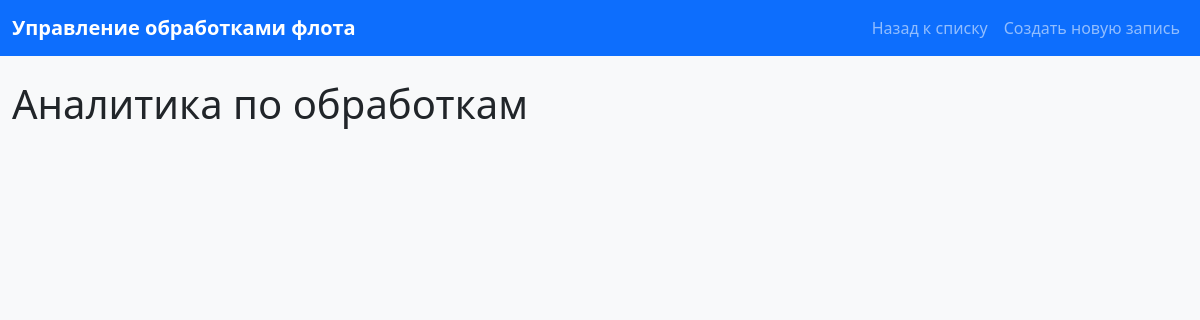
Before: /analytics with the older database file.
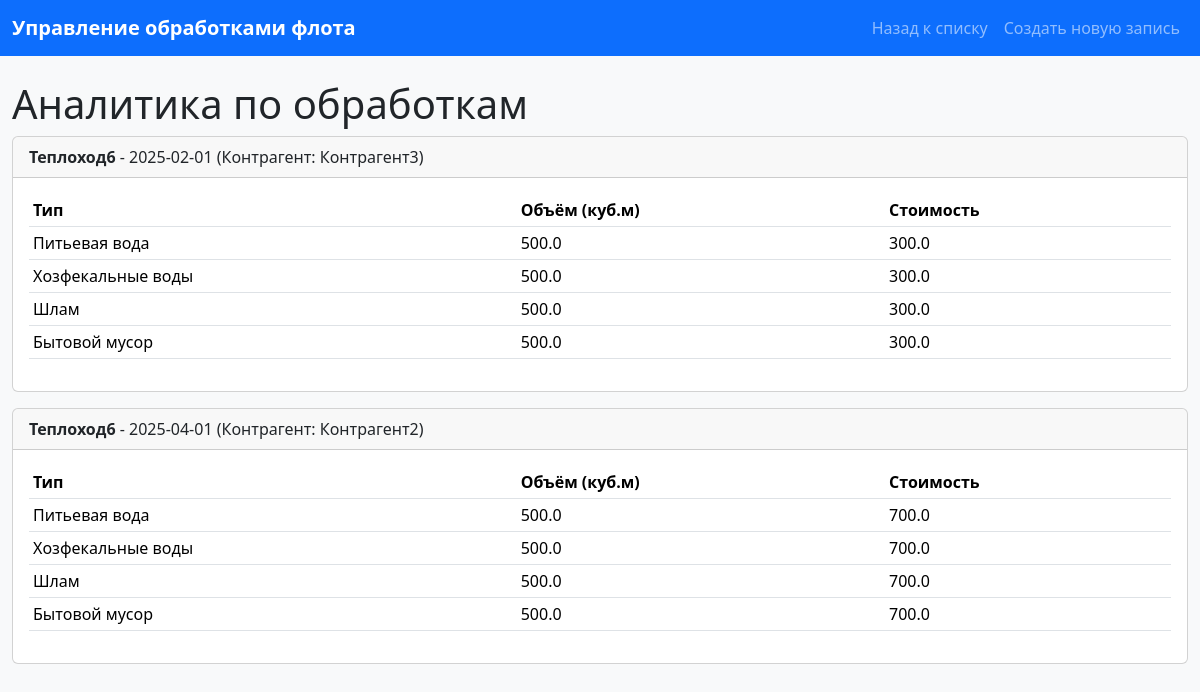
After: the same page with the newer database file.
### main.py (models this page shows)
class Operation(Base):
    __tablename__ = "operations"
    id = Column(Integer, primary_key=True, index=True)
    ship_id = Column(Integer, ForeignKey("ships.id"))
    port_id = Column(Integer, ForeignKey("ports.id"))
    contractor_id = Column(Integer, ForeignKey("contractors.id"))
    date = Column(Date)
    has_documents = Column(Boolean, default=False)
    ship = relationship("Ship")
    port = relationship("Port")
    contractor = relationship("Contractor")
    pollutants = relationship("OperationPollutant", back_populates="operation", cascade="all, delete-orphan")

class Ship(Base):
    __tablename__ = "ships"
    id = Column(Integer, primary_key=True, index=True)
    name = Column(String, unique=True, index=True)

class Contractor(Base):
    __tablename__ = "contractors"
    id = Column(Integer, primary_key=True, index=True)
    name = Column(String, unique=True, index=True)

class OperationPollutant(Base):
    __tablename__ = "operation_pollutants"
    id = Column(Integer, primary_key=True, index=True)
    operation_id = Column(Integer, ForeignKey("operations.id"))
    pollutant_id = Column(Integer, ForeignKey("pollutants.id"))
    volume = Column(Float, default=0.0)
    cost = Column(Float, default=0.0)
    operation = relationship("Operation", back_populates="pollutants")
    pollutant = relationship("Pollutant")

class Pollutant(Base):
    __tablename__ = "pollutants"
    id = Column(Integer, primary_key=True, index=True)
    name = Column(String, unique=True, index=True)

### main.py (the view)
@app.get("/analytics", response_class=HTMLResponse)
async def analytics(request: Request, db: Session = Depends(get_db)):
    operations = db.query(Operation).all()
    return templates.TemplateResponse("analytics.html", {"request": request, "operations": operations})

### templates/analytics.html (shortened to what this page needs)
<!DOCTYPE html>
<html lang="ru">
<head>
    <link href="https://cdn.jsdelivr.net/npm/bootstrap@5.3.3/dist/css/bootstrap.min.css" rel="stylesheet">
    <link href="/static/styles.css" rel="stylesheet">
</head>
<body>
    <nav class="navbar navbar-expand-lg navbar-dark bg-primary">
        <div class="container">
            <a class="navbar-brand" href="/">Управление обработками флота</a>
            <div class="navbar-nav">
                <a class="nav-link" href="/">Назад к списку</a>
                <a class="nav-link" href="/create">Создать новую запись</a>
            </div>
        </div>
    </nav>
    <div class="container mt-4">
        <h1>Аналитика по обработкам</h1>
        {% for op in operations %}
        <div class="card mb-3">
            <div class="card-header">
                <strong>{{ op.ship.name }}</strong> - {{ op.date }} (Контрагент: {{ op.contractor.name }})
            </div>
            <div class="card-body">
                <table class="table table-sm">
                    <thead>
                        <tr>
                            <th>Тип</th>
                            <th>Объём (куб.м)</th>
                            <th>Стоимость</th>
                        </tr>
                    </thead>
                    <tbody>
                        {% for op_pollutant in op.pollutants %}
                        <tr>
                            <td>{{ op_pollutant.pollutant.name }}</td>
                            <td>{{ op_pollutant.volume }}</td>
                            <td>{{ op_pollutant.cost }}</td>
                        </tr>
                        {% endfor %}
                    </tbody>
                </table>
            </div>
        </div>
        {% endfor %}
    </div>
</body>
</html>

### static/styles.css (style rules this page uses)
body { background-color: #f8f9fa; }
.navbar-brand { font-weight: bold; }
.table th, .table td { vertical-align: middle; }
.container { max-width: 1200px; }

Changed rows visible on the page:
added Operation: ship.name "Теплоход6", date "2025-02-01", contractor.name "Контрагент3"
added OperationPollutant: pollutant.name "Питьевая вода", volume "500.0", cost "300.0", shown under "Теплоход6"
added OperationPollutant: pollutant.name "Хозфекальные воды", volume "500.0", cost "300.0", shown under "Теплоход6"
added OperationPollutant: pollutant.name "Шлам", volume "500.0", cost "300.0", shown under "Теплоход6"
added OperationPollutant: pollutant.name "Бытовой мусор", volume "500.0", cost "300.0", shown under "Теплоход6"
added Operation: ship.name "Теплоход6", date "2025-04-01", contractor.name "Контрагент2"
added OperationPollutant: pollutant.name "Питьевая вода", volume "500.0", cost "700.0", shown under "Теплоход6"
added OperationPollutant: pollutant.name "Хозфекальные воды", volume "500.0", cost "700.0", shown under "Теплоход6"
added OperationPollutant: pollutant.name "Шлам", volume "500.0", cost "700.0", shown under "Теплоход6"
added OperationPollutant: pollutant.name "Бытовой мусор", volume "500.0", cost "700.0", shown under "Теплоход6"
